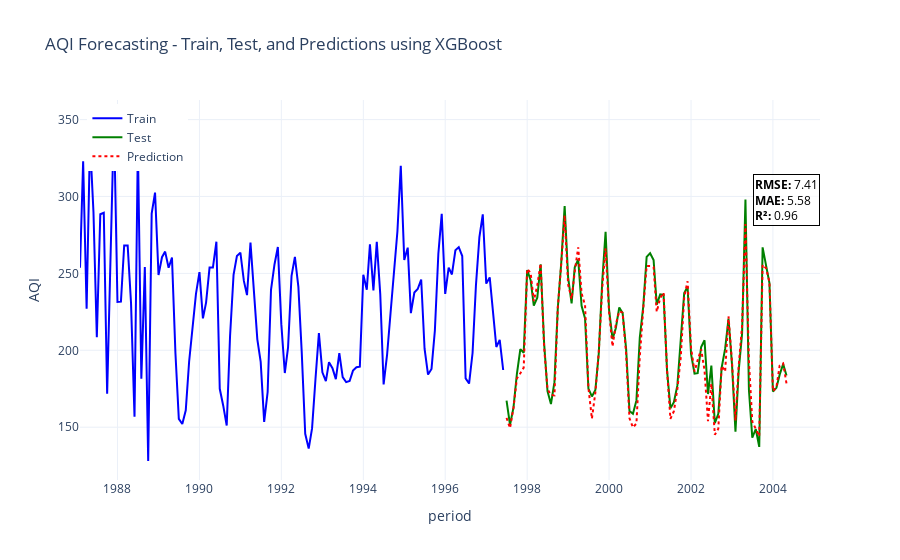

The notebook cell this image was saved under:
### Markdown cell above
# XGBoost Model

### Code cell
# Load the training data
data = pd.read_csv('../data/train.csv', index_col=0)

# Reset index to get 'period' as a column if it's in the index
if 'period' not in data.columns:
    data.reset_index(inplace=True)
    data.rename(columns={'index': 'period'}, inplace=True)

# Ensure the date column is in datetime format
data['period'] = pd.to_datetime(data['period'], format='%Y-%m')

# Create lag features
for lag in range(1, 2):  # Create lag features for 1 to 3 previous time steps
    data[f'AQI_lag_{lag}'] = data['AQI'].shift(lag)

# Drop rows with NaN values due to lagging
data = data.dropna()

# Features and target
features = [col for col in data.columns if col not in ['period', 'AQI']]
X = data[features]
y = data['AQI']

# Train-test split (use the last 20% of data as the test set)
train_size = int(len(data) * 0.6)
X_train, X_test = X[:train_size], X[train_size:]
y_train, y_test = y[:train_size], y[train_size:]

# Define the model
model = XGBRegressor(random_state=42)

# Define parameter grid
param_grid = {
    'n_estimators': [500],  # Number of trees
    'learning_rate': [0.05],  # Learning rate
    'max_depth': [10],  # Depth of each tree
    'subsample': [0.7],  # Fraction of samples to use
    'colsample_bytree': [1.0],  # Fraction of features to use
}

# Setup GridSearchCV
grid_search = GridSearchCV(estimator=model, param_grid=param_grid, cv=5, scoring='neg_mean_squared_error', verbose=1, n_jobs=-1)

# Fit the model
grid_search.fit(X_train, y_train)

# Get the best parameters and model
best_params = grid_search.best_params_
best_model = grid_search.best_estimator_

# Save the best model
best_model.save_model('../results/xgboost-model.json')

# Predictions on the test set
y_pred = best_model.predict(X_test)

# Evaluation Metrics
rmse = np.sqrt(mean_squared_error(y_test, y_pred))
mae = mean_absolute_error(y_test, y_pred)
r2 = r2_score(y_test, y_pred)

print(f"Best Parameters: {best_params}")
print(f"RMSE on training set(XGBoost): {rmse}")
print(f"MAE on training set(XGBoost): {mae}")
print(f"R² on training set(XGBoost) : {r2}")

# Create a Plotly Figure
fig = go.Figure()

# Add train data
fig.add_trace(go.Scatter(x=data['period'][:train_size], y=y_train,
                         mode='lines', name='Train',
                         line=dict(color='blue')))

# Add test data
fig.add_trace(go.Scatter(x=data['period'][train_size:], y=y_test,
                         mode='lines', name='Test',
                         line=dict(color='green')))

# Add predictions
fig.add_trace(go.Scatter(x=data['period'][train_size:], y=y_pred,
                         mode='lines', name='Prediction',
                         line=dict(color='red', dash='dot')))

# Update layout
fig.update_layout(
    title='AQI Forecasting - Train, Test, and Predictions using XGBoost',
    xaxis_title='period',
    yaxis_title='AQI',
    legend=dict(x=0.01, y=0.99),
    template='plotly_white'
)

# Show metrics in the plot
fig.add_annotation(
    x=data['period'].iloc[-1],
    y=max(y_test),
    text=f"<b>RMSE:</b> {rmse:.2f}<br><b>MAE:</b> {mae:.2f}<br><b>R²:</b> {r2:.2f}",
    showarrow=False,
    font=dict(size=12, color="black"),
    align="left",
    bgcolor="rgba(255,255,255,0.7)",
    bordercolor="black",
    borderwidth=1
)

# Show the plot
fig.show()
